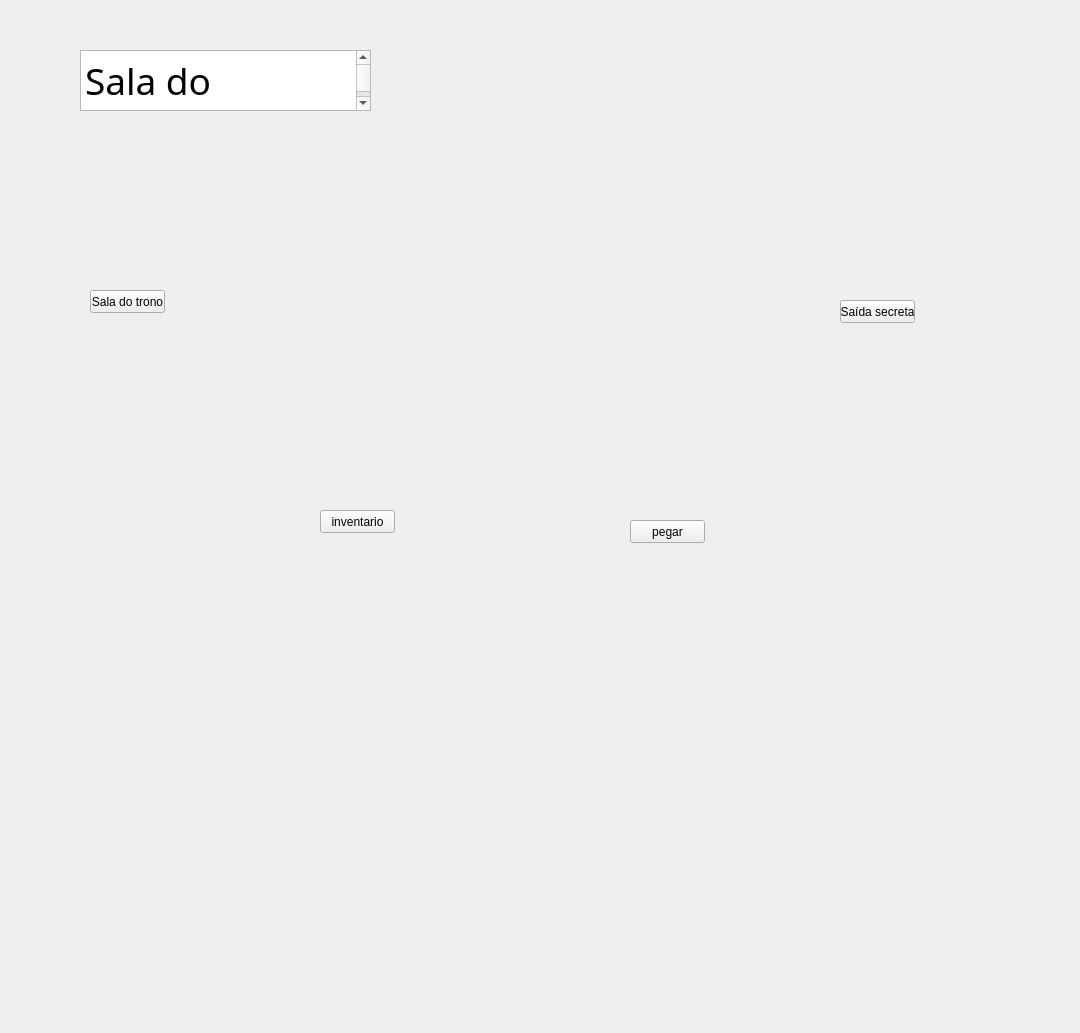
      <widget class="QWidget" name="saladomago">
       <widget class="QLabel" name="label_11">
        <property name="geometry">
         <rect>
          <x>30</x>
          <y>-310</y>
          <width>1041</width>
          <height>1024</height>
         </rect>
        </property>
        <property name="maximumSize">
         <size>
          <width>1041</width>
          <height>1024</height>
         </size>
        </property>
        <property name="font">
         <font>
          <family>Papyrus</family>
          <pointsize>19</pointsize>
          <weight>75</weight>
          <bold>true</bold>
         </font>
        </property>
        <property name="tabletTracking">
         <bool>false</bool>
        </property>
        <property name="focusPolicy">
         <enum>Qt::TabFocus</enum>
        </property>
        <property name="styleSheet">
         <string notr="true">QLabel{
   .img{
		height: 100%;
		width:100%;
		object-fit: cover;
    }
}</string>
        </property>
        <property name="frameShape">
         <enum>QFrame::NoFrame</enum>
        </property>
        <property name="frameShadow">
         <enum>QFrame::Raised</enum>
        </property>
        <property name="lineWidth">
         <number>10</number>
        </property>
        <property name="text">
         <string>&lt;!DOCTYPE HTML PUBLIC &quot;-//W3C//DTD HTML 4.0//EN&quot; &quot;http://www.w3.org/TR/REC-html40/strict.dtd&quot;&gt;
&lt;html&gt;&lt;head&gt;&lt;meta name=&quot;qrichtext&quot; content=&quot;1&quot; /&gt;&lt;style type=&quot;text/css&quot;&gt;
p, li { white-space: pre-wrap; }
&lt;/style&gt;&lt;/head&gt;&lt;body style=&quot; font-family:'Papyrus'; font-size:19pt; font-weight:600; font-style:normal;&quot;&gt;
&lt;p style=&quot; margin-top:0px; margin-bottom:0px; margin-left:0px; margin-right:0px; -qt-block-indent:0; text-indent:0px;&quot;&gt;&lt;img src=&quot;:/icons/imagens/Imagem do WhatsApp de 2023-12-03 à(s) 23.35.05_4f56fd68.jpg&quot; /&gt;&lt;/p&gt;&lt;/body&gt;&lt;/html&gt;</string>
        </property>
        <property name="alignment">
         <set>Qt::AlignCenter</set>
        </property>
        <property name="indent">
         <number>0</number>
        </property>
        <property name="openExternalLinks">
         <bool>false</bool>
        </property>
       </widget>
       <widget class="QTextBrowser" name="textBrowser_9">
        <property name="geometry">
         <rect>
          <x>80</x>
          <y>50</y>
          <width>291</width>
          <height>61</height>
         </rect>
        </property>
        <property name="font">
         <font>
          <family>Macondo</family>
          <pointsize>28</pointsize>
         </font>
        </property>
        <property name="html">
         <string>&lt;!DOCTYPE HTML PUBLIC &quot;-//W3C//DTD HTML 4.0//EN&quot; &quot;http://www.w3.org/TR/REC-html40/strict.dtd&quot;&gt;
&lt;html&gt;&lt;head&gt;&lt;meta name=&quot;qrichtext&quot; content=&quot;1&quot; /&gt;&lt;style type=&quot;text/css&quot;&gt;
p, li { white-space: pre-wrap; }
&lt;/style&gt;&lt;/head&gt;&lt;body style=&quot; font-family:'Macondo'; font-size:28pt; font-weight:400; font-style:normal;&quot;&gt;
&lt;p style=&quot; margin-top:0px; margin-bottom:0px; margin-left:0px; margin-right:0px; -qt-block-indent:0; text-indent:0px;&quot;&gt;Sala do Feiticeiro&lt;/p&gt;&lt;/body&gt;&lt;/html&gt;</string>
        </property>
       </widget>
       <widget class="QPushButton" name="pb_trono_2">
        <property name="geometry">
         <rect>
          <x>90</x>
          <y>290</y>
          <width>75</width>
          <height>23</height>
         </rect>
        </property>
        <property name="text">
         <string>Sala do trono</string>
        </property>
       </widget>
       <widget class="QPushButton" name="pb_se">
        <property name="geometry">
         <rect>
          <x>840</x>
          <y>300</y>
          <width>75</width>
          <height>23</height>
         </rect>
        </property>
        <property name="text">
         <string>Saída secreta</string>
        </property>
       </widget>
       <widget class="QPushButton" name="pb_inv_5">
        <property name="geometry">
         <rect>
          <x>320</x>
          <y>510</y>
          <width>75</width>
          <height>23</height>
         </rect>
        </property>
        <property name="text">
         <string>inventario</string>
        </property>
       </widget>
       <widget class="QPushButton" name="pb_take_4">
        <property name="geometry">
         <rect>
          <x>630</x>
          <y>520</y>
          <width>75</width>
          <height>23</height>
         </rect>
        </property>
        <property name="text">
         <string>pegar</string>
        </property>
       </widget>
      </widget>
